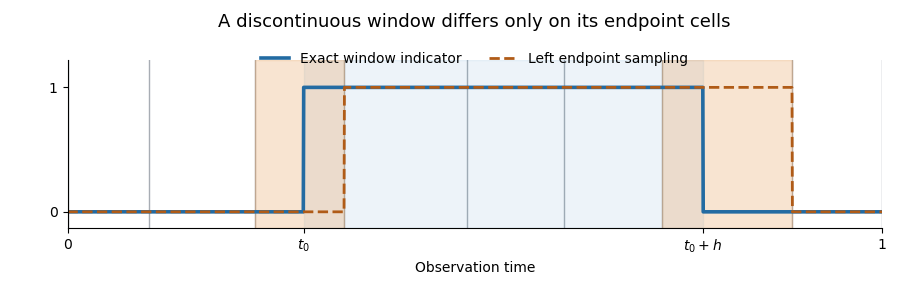

Write Python code to recreate this figure.
"""Generate the 900 x 300 opaque window-cell diagram in the working directory.
Tested with Python 3.14.4, numpy 2.3.5 and matplotlib 3.10.7.
"""
from pathlib import Path
import matplotlib
matplotlib.use('Agg')
import matplotlib.pyplot as plt
import numpy as np
fig,ax=plt.subplots(figsize=(9,3),dpi=100,facecolor='white')
fig.subplots_adjust(left=.075,right=.98,bottom=.24,top=.80)
grid=np.array([0,.10,.23,.34,.49,.61,.73,.89,1.0])
left,right=.29,.78
for x in grid:ax.axvline(x,color='#a8adb4',lw=1,zorder=0)
ax.axvspan(left,right,color='#4f90c6',alpha=.10)
for a,b in [(grid[2],grid[3]),(grid[6],grid[7])]:ax.axvspan(a,b,color='#e6a05a',alpha=.28)
s=np.linspace(0,1,2001)
true=((s>=left)&(s<=right)).astype(float)
idx=np.clip(np.searchsorted(grid,s,side='right')-1,0,len(grid)-2)
sampled=((grid[idx]>=left)&(grid[idx]<=right)).astype(float)
ax.plot(s,true,color='#236ba2',lw=2.6,label='Exact window indicator')
ax.plot(s,sampled,color='#b05b17',lw=2,linestyle='--',label='Left endpoint sampling')
ax.set(xlim=(0,1),ylim=(-.13,1.22),yticks=[0,1],xticks=[0,left,right,1],xticklabels=['0',r'$t_0$',r'$t_0+h$','1'])
ax.set_xlabel('Observation time')
ax.set_title('A discontinuous window differs only on its endpoint cells',pad=24,fontsize=13)
ax.legend(loc='upper center',bbox_to_anchor=(.5,1.12),ncol=2,frameon=False,fontsize=10)
ax.spines[['top','right']].set_visible(False)
fig.savefig(Path.cwd()/'paper-209-window-cells.png',dpi=100,facecolor='white',transparent=False)
plt.close(fig)
